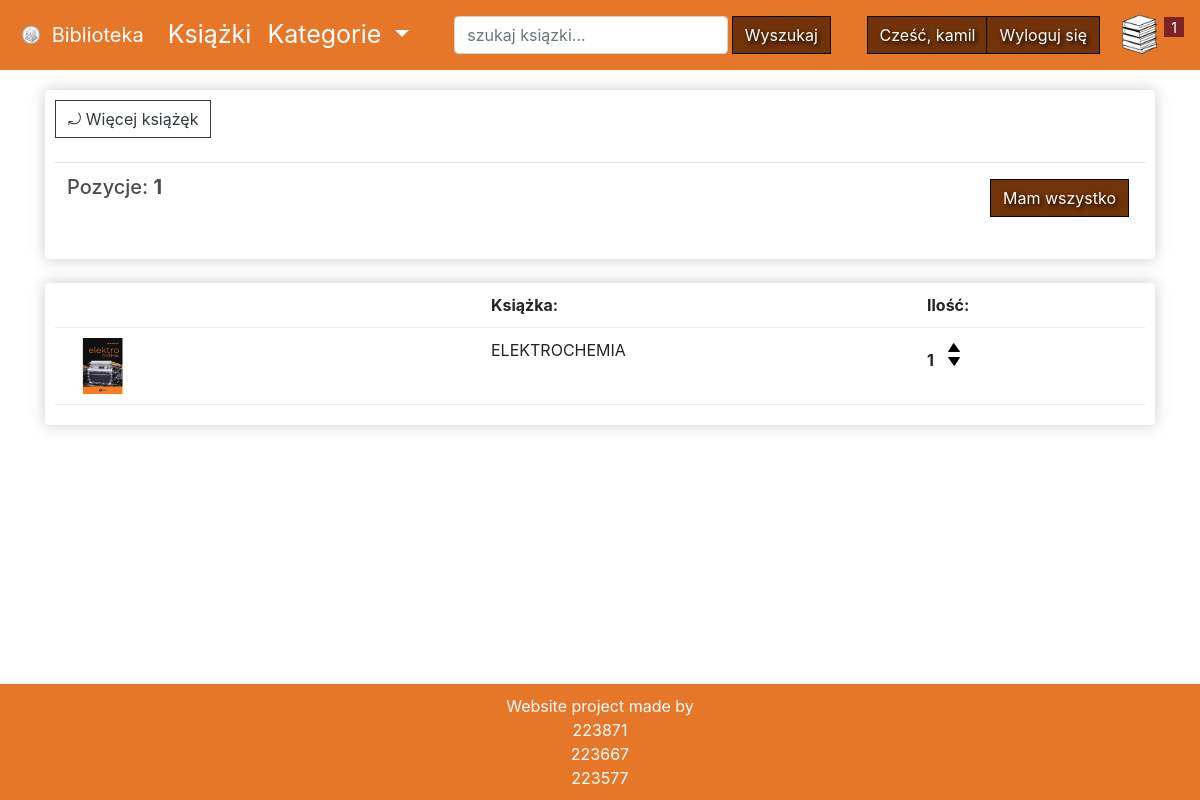
Before: /cart/ (signed in) with the older database file.
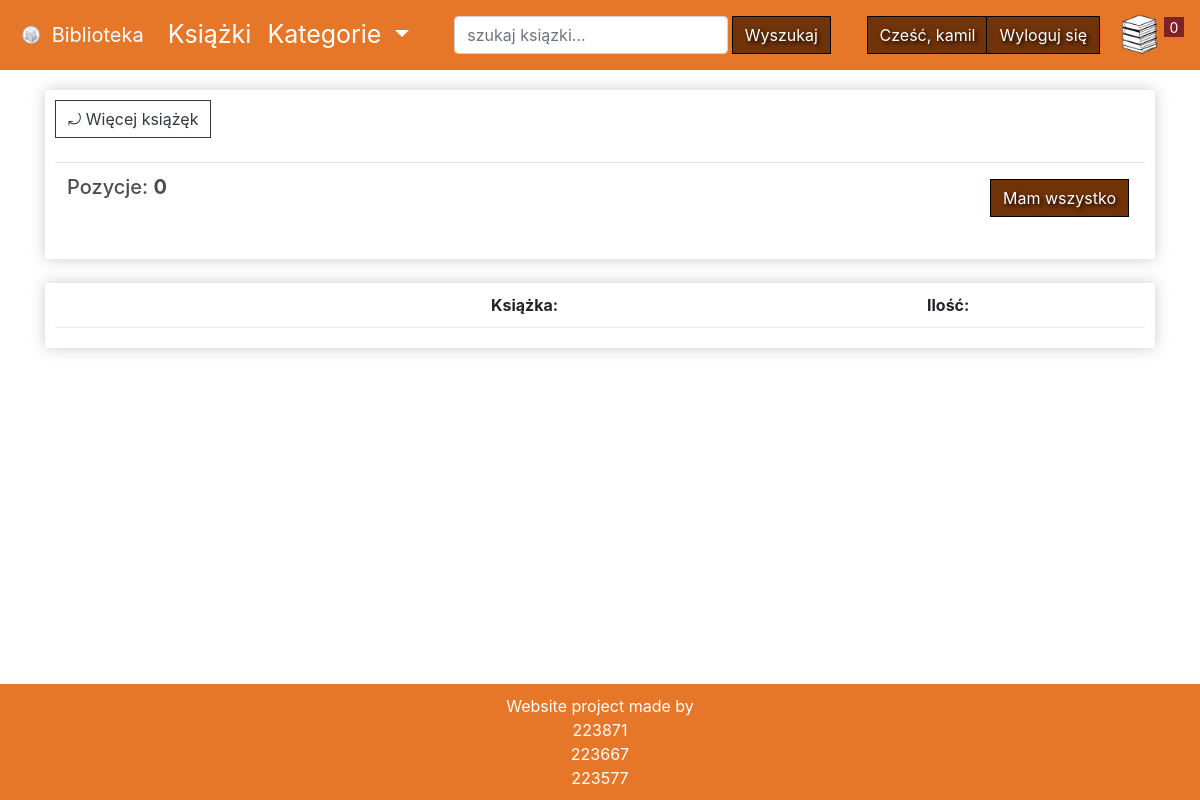
After: the same page with the newer database file.
### bookstore/models.py (models this page shows, shortened)
class Order(models.Model): #koszyk
    customer = models.ForeignKey(Customer, on_delete=models.SET_NULL, null=True, blank=True)
    data_ordered = models.DateTimeField(auto_now_add=True) #bieżąca data i godzina
    complete = models.BooleanField(default=False, null=True, blank=True)
    transaction_id = models.CharField(max_length=40, null=True)
    return_data = models.DateTimeField(default=None, null=True, blank=True)  #data zwrotu
    @property
    def get_cart_items(self): #zlicza ile produktów ejst w koszyku
        order_items = self.orderitem_set.all()  # Pobierz wszystkie elementy OrderItem dla tego zamówienia
        total_items = 0
        for item in order_items:
            total_items += item.quantity
        return total_items

class OrderItem(models.Model): #produkt w koszyku
    product = models.ForeignKey(Product, on_delete=models.SET_NULL, blank=True, null=True)
    order = models.ForeignKey(Order, on_delete=models.SET_NULL, blank=True, null=True)
    quantity = models.IntegerField(default=0, null=True, blank=True)
    data_added = models.DateTimeField(auto_now_add=True)

class Product(models.Model):
    name = models.CharField(max_length=100, null=True)
    digital = models.BooleanField(default=False, null=True, blank=False)  #czy jest nie fizyczny
    genre = models.CharField(max_length=100, null=True) #gatunek ksiązki
    author = models.CharField(max_length=100, null=True)
    isbn = models.CharField(max_length=17, null=True, blank=True, unique=True)
    image = models.ImageField(null=True, blank=True)
    @property #dekorator pozwalający dotrzeć do tego jako atrybut a nie metoda
    def imageURL(self):
        try:
            url = self.image.url
        except:
            url=''
        return url

### bookstore/views.py (the view)
# urls.py: path('cart/', views.cart, name="cart"),
@login_required
def cart(request):
     if request.user.is_authenticated:
          customer = request.user.customer
          order, created = Order.objects.get_or_create(customer=customer, complete=False) # Pobranie lub utworzenie niezakończonego zamówienia dla tego klienta
          items = order.orderitem_set.all() #Pobranie wszystkich elementów zamówienia (OrderItem) dla danego zamówienia (Order)
     else:
          items = []
          order = {'get_cart_items':0, }
     context = {'items': items, 'order':order}
     return render(request, 'store/cart.html', context)

### bookstore/templates/store/cart.html
{% extends 'store/main.html' %}
{% load static %}
{% block content %}
    <div class="row">
	    <div class="col-lg-12">
		    <div class="box-element">
                <a  class="btn btn-outline-dark" href="{% url 'store' %}">&#10558; Więcej książęk</a>
	            <br>
	            <br>
	            <table class="table">
		            <tr>
			            <th><h5>Pozycje: <strong>{{order.get_cart_items}}</strong></h5></th>
			            <th>
				        <a  style="float:right; margin:5px;" class="btn btn-custom-color2" href="{% url 'checkout' %}">Mam wszystko</a>
			            </th>
		            </tr>
	            </table>
		    </div>
		    <br>
		    <div class="box-element">
                <div class="cart-row">
                    <div style="flex:2"></div>
                    <div style="flex:2"><strong>Książka:</strong></div>
                    <div style="flex:1"><strong>Ilość:</strong></div>
                </div>
				{% for item in items %}
                <div class="cart-row">
                    <div style="flex:2"><img class="row-image" src="{{item.product.imageURL}}"></div>
                    <div style="flex:2">{{item.product.name}}</div>
                    <div style="flex:1">
                        <p class="quantity">{{item.quantity}}</p>
			            <div class="quantity">
				        <img data-product="{{item.product.id}}" data-action="add" class="chg-quantity update-cart" src="{% static  'images/arrow-up.png' %}">
				        <img data-product="{{item.product.id}}" data-action="remove" class="chg-quantity update-cart" src="{% static  'images/arrow-down.png' %}">
			            </div>
                    </div>
                </div>
				{% endfor %}
		    </div>
	    </div>
    </div>
{% endblock content %}

### bookstore/templates/store/main.html (shortened to what this page needs)
<!DOCTYPE html>
{% load static %}
<html>
<head>
	<link rel="stylesheet" href="https://stackpath.bootstrapcdn.com/bootstrap/4.4.1/css/bootstrap.min.css">
	<link rel="stylesheet" type="text/css" href="{% static 'css/style.css' %}">
</head>
<body>
	<nav class="navbar navbar-expand-lg navbar-dark bg-dark fixed-top">
		<a class="navbar-brand" href="{% url 'store' %}"><img src="{%static 'images/logo.png'%}" width="30" height="30" class="d-inline-block align-top" alt="">
		Biblioteka
		</a>
		<div class="collapse navbar-collapse " id="navbarSupportedContent">
		  <ul class="navbar-nav mr-auto">
			<li class="nav-item">
			  <a class="nav-link active" href="{% url 'books' %}">Książki</a>
			</li>
			<li class="nav-item dropdown">
			  <a class="nav-link dropdown-toggle active" href="#" id="navbarDropdown" role="button" data-toggle="dropdown" aria-haspopup="true" aria-expanded="false">
				Kategorie
			  </a>
			</li>
		  </ul>
		  <form method="GET" action="{%url 'books'%}"class="form-inline collapse navbar-collapse justify-content-center my-2 my-lg-0">
			<div>
			<input class="form-control mr-sm-0" type="search" placeholder="szukaj ksiązki..." aria-label="Search" name="q">
			<button class="btn btn-custom-color my-0 my-sm-0 btn-custom-color2" type="submit">Wyszukaj</button>
			</div>
		  </form>
		  	<div class="form-inline my-2 my-lg-0">
				{% if request.user.is_authenticated %}
					<a href="{% url 'profile' %}"class="btn btn-custom-color2">Cześć, {{request.user}}</a>
					<a href="{% url 'logout' %}"class="btn btn-custom-color2 btn-custome-color-wyloguj">Wyloguj się</a>
				{% else %}
					<a href="{% url 'login' %}"class="btn btn-custom-color2">Zaloguj się</a>
				{% endif %}
			      <a href="{% url 'cart' %}">
			        <img  id="cart-icon" src="{% static 'images/cartimg.png' %}">
				   </a>
				{% if is_login_page %}
				<p id="cart-total">0</p>
			   {% else %}
			     <p id="cart-total">{{order.get_cart_items}}</p>
				{% endif %}
			</div>
		</div>
	  </nav>
    <div style="margin-top: 40px;"class="container">
		{% block content%}
		{% endblock content%}
	</div>
	<footer class="footer">
		<div class="container">
			<span class="text">Website project made by <br>223871
				<br> 223667 <br>223577 </span><br>
		</div>
	</footer>
</body>
</html>

### static/css/style.css (style rules this page uses)
body { background-position: center; background-repeat: no-repeat; background-size: cover; padding-top: 40px; display: flex; flex-direction: column; min-height: 100vh; }
h1, h2, h3, h4, h5, h6 { color: hsl(0, 0%, 30%); }
.box-element { box-shadow: hsl(0, 0%, 80%) 0 0 16px; background-color: #fff; border-radius: 4px; padding: 10px; }
.bg-dark { background-color: #e77728 !important; }
#cart-icon { width: 50px; display: inline-block; margin-left: 15px; }
#cart-total { display: block; text-align: center; color: #fff; background-color: rgb(124, 35, 35); width: 20px; height: 20px; border-radius: 0; font-size: 14px; }
.col-lg-4, .col-lg-6, .col-lg-8, .col-lg-12 { margin-top: 10px; }
.btn { border-radius: 0; }
.cart-row { display: flex; align-items: flex-stretch; padding-bottom: 10px; margin-bottom: 10px; border-bottom: 1px solid #ececec; }
.navbar-nav .nav-link { font-size: 25px; }
.btn-custom-color { background-color: #713309; }
.btn-custom-color2 { background-color: #713309 !important; color: #ffffff; text-shadow: 2px 2px 4px #000000; border: none; outline: 1px solid rgb(0, 0, 0); }
.footer { margin-top: 40px; position: relative; left: 0; bottom: 0; width: 100%; background-color: #e77728; color: #ffffff !important; text-align: center; padding: 10px; }
.container { flex: 1 0 auto; }

Changed rows visible on the page:
removed Order: get_cart_items "1"
removed OrderItem: product.imageURL (picture), product.name "ELEKTROCHEMIA", quantity "1"
added Order: get_cart_items "0"
